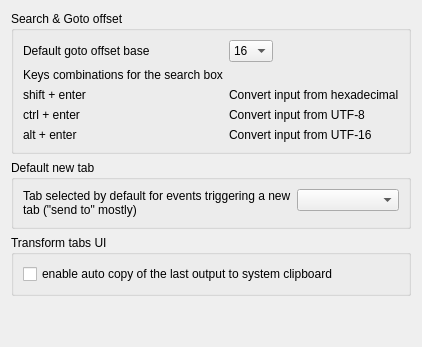
        <widget class="QWidget" name="tabsPage">
         <layout class="QVBoxLayout" name="verticalLayout_14">
          <item>
           <widget class="QGroupBox" name="miscGroupBox">
            <property name="title">
             <string>Search &amp;&amp; Goto offset</string>
            </property>
            <layout class="QFormLayout" name="formLayout_4">
             <property name="labelAlignment">
              <set>Qt::AlignLeading|Qt::AlignLeft|Qt::AlignVCenter</set>
             </property>
             <item row="0" column="0">
              <widget class="QLabel" name="defaultOffsetLabel">
               <property name="text">
                <string>Default goto offset base</string>
               </property>
              </widget>
             </item>
             <item row="0" column="1">
              <widget class="QComboBox" name="offsetBaseComboBox">
               <property name="sizePolicy">
                <sizepolicy hsizetype="Maximum" vsizetype="Fixed">
                 <horstretch>0</horstretch>
                 <verstretch>0</verstretch>
                </sizepolicy>
               </property>
               <property name="currentIndex">
                <number>2</number>
               </property>
               <item>
                <property name="text">
                 <string>8</string>
                </property>
               </item>
               <item>
                <property name="text">
                 <string>10</string>
                </property>
               </item>
               <item>
                <property name="text">
                 <string>16</string>
                </property>
               </item>
              </widget>
             </item>
             <item row="1" column="0">
              <widget class="QLabel" name="shortcutLabel">
               <property name="text">
                <string>Keys combinations for the search box</string>
               </property>
              </widget>
             </item>
             <item row="2" column="0">
              <widget class="QLabel" name="shiftenterLabel">
               <property name="text">
                <string>shift + enter</string>
               </property>
              </widget>
             </item>
             <item row="2" column="1">
              <widget class="QLabel" name="label_3">
               <property name="text">
                <string>Convert input from hexadecimal</string>
               </property>
              </widget>
             </item>
             <item row="3" column="0">
              <widget class="QLabel" name="ctrlenterLabel">
               <property name="text">
                <string>ctrl + enter</string>
               </property>
              </widget>
             </item>
             <item row="4" column="0">
              <widget class="QLabel" name="altenterLabel">
               <property name="text">
                <string>alt + enter</string>
               </property>
              </widget>
             </item>
             <item row="3" column="1">
              <widget class="QLabel" name="label_4">
               <property name="text">
                <string>Convert input from UTF-8</string>
               </property>
              </widget>
             </item>
             <item row="4" column="1">
              <widget class="QLabel" name="label_5">
               <property name="text">
                <string>Convert input from UTF-16</string>
               </property>
              </widget>
             </item>
            </layout>
           </widget>
          </item>
          <item>
           <widget class="QGroupBox" name="defaultTabGroupBox">
            <property name="title">
             <string>Default new tab</string>
            </property>
            <layout class="QFormLayout" name="formLayout_5">
             <item row="0" column="0">
              <widget class="QLabel" name="defaultTabLabel">
               <property name="text">
                <string>Tab selected by default for events triggering a new tab (&quot;send to&quot; mostly)</string>
               </property>
               <property name="wordWrap">
                <bool>true</bool>
               </property>
              </widget>
             </item>
             <item row="0" column="1">
              <widget class="QComboBox" name="defaultTabComboBox"/>
             </item>
            </layout>
           </widget>
          </item>
          <item>
           <widget class="QGroupBox" name="transformGuiDefaults">
            <property name="title">
             <string>Transform tabs UI</string>
            </property>
            <layout class="QVBoxLayout" name="verticalLayout_15">
             <item>
              <widget class="QCheckBox" name="autoTextCopyCheckBox">
               <property name="text">
                <string>enable auto copy of the last output to system clipboard</string>
               </property>
              </widget>
             </item>
            </layout>
           </widget>
          </item>
          <item>
           <spacer name="verticalSpacer_4">
            <property name="orientation">
             <enum>Qt::Vertical</enum>
            </property>
            <property name="sizeHint" stdset="0">
             <size>
              <width>20</width>
              <height>40</height>
             </size>
            </property>
           </spacer>
          </item>
         </layout>
        </widget>
